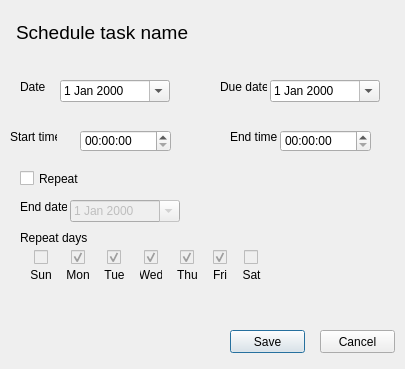
<?xml version="1.0" encoding="UTF-8"?>
<ui version="4.0">
 <class>ScheduleDialog</class>
 <widget class="QDialog" name="ScheduleDialog">
  <property name="geometry">
   <rect>
    <x>0</x>
    <y>0</y>
    <width>405</width>
    <height>369</height>
   </rect>
  </property>
  <property name="windowTitle">
   <string>Schedule Task</string>
  </property>
  <widget class="QLabel" name="task_name">
   <property name="geometry">
    <rect>
     <x>16</x>
     <y>12</y>
     <width>211</width>
     <height>41</height>
    </rect>
   </property>
   <property name="font">
    <font>
     <pointsize>14</pointsize>
    </font>
   </property>
   <property name="text">
    <string>Schedule task name</string>
   </property>
  </widget>
  <widget class="QLabel" name="label_2">
   <property name="geometry">
    <rect>
     <x>20</x>
     <y>80</y>
     <width>47</width>
     <height>13</height>
    </rect>
   </property>
   <property name="text">
    <string>Date</string>
   </property>
  </widget>
  <widget class="QLabel" name="label_3">
   <property name="geometry">
    <rect>
     <x>220</x>
     <y>80</y>
     <width>47</width>
     <height>13</height>
    </rect>
   </property>
   <property name="text">
    <string>Due date</string>
   </property>
  </widget>
  <widget class="QDateEdit" name="start_date">
   <property name="geometry">
    <rect>
     <x>60</x>
     <y>80</y>
     <width>110</width>
     <height>22</height>
    </rect>
   </property>
   <property name="calendarPopup">
    <bool>true</bool>
   </property>
  </widget>
  <widget class="QDateEdit" name="due_date">
   <property name="geometry">
    <rect>
     <x>270</x>
     <y>80</y>
     <width>110</width>
     <height>22</height>
    </rect>
   </property>
   <property name="calendarPopup">
    <bool>true</bool>
   </property>
  </widget>
  <widget class="QTimeEdit" name="start_time">
   <property name="geometry">
    <rect>
     <x>80</x>
     <y>130</y>
     <width>91</width>
     <height>22</height>
    </rect>
   </property>
  </widget>
  <widget class="QTimeEdit" name="end_time">
   <property name="geometry">
    <rect>
     <x>280</x>
     <y>130</y>
     <width>91</width>
     <height>22</height>
    </rect>
   </property>
  </widget>
  <widget class="QLabel" name="label_4">
   <property name="geometry">
    <rect>
     <x>10</x>
     <y>130</y>
     <width>47</width>
     <height>13</height>
    </rect>
   </property>
   <property name="text">
    <string>Start time</string>
   </property>
  </widget>
  <widget class="QLabel" name="label_5">
   <property name="geometry">
    <rect>
     <x>230</x>
     <y>130</y>
     <width>47</width>
     <height>13</height>
    </rect>
   </property>
   <property name="text">
    <string>End time</string>
   </property>
  </widget>
  <widget class="QCheckBox" name="repeat">
   <property name="geometry">
    <rect>
     <x>20</x>
     <y>170</y>
     <width>70</width>
     <height>17</height>
    </rect>
   </property>
   <property name="text">
    <string>Repeat</string>
   </property>
  </widget>
  <widget class="QLabel" name="label_13">
   <property name="geometry">
    <rect>
     <x>20</x>
     <y>200</y>
     <width>47</width>
     <height>13</height>
    </rect>
   </property>
   <property name="text">
    <string>End date</string>
   </property>
  </widget>
  <widget class="QLabel" name="label_14">
   <property name="geometry">
    <rect>
     <x>20</x>
     <y>230</y>
     <width>71</width>
     <height>16</height>
    </rect>
   </property>
   <property name="text">
    <string>Repeat days</string>
   </property>
  </widget>
  <widget class="QDateEdit" name="end_date">
   <property name="enabled">
    <bool>false</bool>
   </property>
   <property name="geometry">
    <rect>
     <x>70</x>
     <y>200</y>
     <width>110</width>
     <height>22</height>
    </rect>
   </property>
   <property name="calendarPopup">
    <bool>true</bool>
   </property>
  </widget>
  <widget class="QPushButton" name="save_btn">
   <property name="geometry">
    <rect>
     <x>230</x>
     <y>330</y>
     <width>75</width>
     <height>23</height>
    </rect>
   </property>
   <property name="text">
    <string>Save</string>
   </property>
  </widget>
  <widget class="QPushButton" name="cancel_btn">
   <property name="geometry">
    <rect>
     <x>320</x>
     <y>330</y>
     <width>75</width>
     <height>23</height>
    </rect>
   </property>
   <property name="text">
    <string>Cancel</string>
   </property>
  </widget>
  <widget class="QWidget" name="">
   <property name="geometry">
    <rect>
     <x>30</x>
     <y>250</y>
     <width>231</width>
     <height>32</height>
    </rect>
   </property>
   <layout class="QHBoxLayout" name="horizontalLayout">
    <property name="spacing">
     <number>15</number>
    </property>
    <item>
     <layout class="QVBoxLayout" name="verticalLayout_2">
      <property name="spacing">
       <number>2</number>
      </property>
      <item alignment="Qt::AlignHCenter">
       <widget class="QCheckBox" name="sunday">
        <property name="enabled">
         <bool>false</bool>
        </property>
        <property name="sizePolicy">
         <sizepolicy hsizetype="Fixed" vsizetype="Fixed">
          <horstretch>0</horstretch>
          <verstretch>0</verstretch>
         </sizepolicy>
        </property>
        <property name="text">
         <string/>
        </property>
       </widget>
      </item>
      <item>
       <widget class="QLabel" name="label_6">
        <property name="text">
         <string>Sun</string>
        </property>
        <property name="alignment">
         <set>Qt::AlignCenter</set>
        </property>
       </widget>
      </item>
     </layout>
    </item>
    <item>
     <layout class="QVBoxLayout" name="verticalLayout_3">
      <property name="spacing">
       <number>2</number>
      </property>
      <item alignment="Qt::AlignHCenter">
       <widget class="QCheckBox" name="monday">
        <property name="enabled">
         <bool>false</bool>
        </property>
        <property name="sizePolicy">
         <sizepolicy hsizetype="Fixed" vsizetype="Fixed">
          <horstretch>0</horstretch>
          <verstretch>0</verstretch>
         </sizepolicy>
        </property>
        <property name="text">
         <string/>
        </property>
        <property name="checked">
         <bool>true</bool>
        </property>
       </widget>
      </item>
      <item>
       <widget class="QLabel" name="label_7">
        <property name="text">
         <string>Mon</string>
        </property>
        <property name="alignment">
         <set>Qt::AlignCenter</set>
        </property>
       </widget>
      </item>
     </layout>
    </item>
    <item>
     <layout class="QVBoxLayout" name="verticalLayout_4">
      <property name="spacing">
       <number>2</number>
      </property>
      <item alignment="Qt::AlignHCenter">
       <widget class="QCheckBox" name="tuesday">
        <property name="enabled">
         <bool>false</bool>
        </property>
        <property name="sizePolicy">
         <sizepolicy hsizetype="Fixed" vsizetype="Fixed">
          <horstretch>0</horstretch>
          <verstretch>0</verstretch>
         </sizepolicy>
        </property>
        <property name="text">
         <string/>
        </property>
        <property name="checked">
         <bool>true</bool>
        </property>
       </widget>
      </item>
      <item>
       <widget class="QLabel" name="label_8">
        <property name="text">
         <string>Tue</string>
        </property>
        <property name="alignment">
         <set>Qt::AlignCenter</set>
        </property>
       </widget>
      </item>
     </layout>
    </item>
    <item>
     <layout class="QVBoxLayout" name="verticalLayout_5">
      <property name="spacing">
       <number>2</number>
      </property>
      <item alignment="Qt::AlignHCenter">
       <widget class="QCheckBox" name="wednesday">
        <property name="enabled">
         <bool>false</bool>
        </property>
        <property name="sizePolicy">
         <sizepolicy hsizetype="Fixed" vsizetype="Fixed">
          <horstretch>0</horstretch>
          <verstretch>0</verstretch>
         </sizepolicy>
        </property>
        <property name="text">
         <string/>
        </property>
        <property name="checked">
         <bool>true</bool>
        </property>
       </widget>
      </item>
      <item>
       <widget class="QLabel" name="label_9">
        <property name="text">
         <string>Wed</string>
        </property>
        <property name="alignment">
         <set>Qt::AlignCenter</set>
        </property>
       </widget>
      </item>
     </layout>
    </item>
    <item>
     <layout class="QVBoxLayout" name="verticalLayout_6">
      <property name="spacing">
       <number>2</number>
      </property>
      <item alignment="Qt::AlignHCenter">
       <widget class="QCheckBox" name="thursday">
        <property name="enabled">
         <bool>false</bool>
        </property>
        <property name="sizePolicy">
         <sizepolicy hsizetype="Fixed" vsizetype="Fixed">
          <horstretch>0</horstretch>
          <verstretch>0</verstretch>
         </sizepolicy>
        </property>
        <property name="text">
         <string/>
        </property>
        <property name="checked">
         <bool>true</bool>
        </property>
       </widget>
      </item>
      <item>
       <widget class="QLabel" name="label_10">
        <property name="text">
         <string>Thu</string>
        </property>
        <property name="alignment">
         <set>Qt::AlignCenter</set>
        </property>
       </widget>
      </item>
     </layout>
    </item>
    <item>
     <layout class="QVBoxLayout" name="verticalLayout_7">
      <property name="spacing">
       <number>2</number>
      </property>
      <item alignment="Qt::AlignHCenter">
       <widget class="QCheckBox" name="friday">
        <property name="enabled">
         <bool>false</bool>
        </property>
        <property name="sizePolicy">
         <sizepolicy hsizetype="Fixed" vsizetype="Fixed">
          <horstretch>0</horstretch>
          <verstretch>0</verstretch>
         </sizepolicy>
        </property>
        <property name="text">
         <string/>
        </property>
        <property name="checked">
         <bool>true</bool>
        </property>
       </widget>
      </item>
      <item>
       <widget class="QLabel" name="label_11">
        <property name="text">
         <string>Fri</string>
        </property>
        <property name="alignment">
         <set>Qt::AlignCenter</set>
        </property>
       </widget>
      </item>
     </layout>
    </item>
    <item>
     <layout class="QVBoxLayout" name="verticalLayout_8">
      <property name="spacing">
       <number>2</number>
      </property>
      <item alignment="Qt::AlignHCenter">
       <widget class="QCheckBox" name="saturday">
        <property name="enabled">
         <bool>false</bool>
        </property>
        <property name="sizePolicy">
         <sizepolicy hsizetype="Fixed" vsizetype="Fixed">
          <horstretch>0</horstretch>
          <verstretch>0</verstretch>
         </sizepolicy>
        </property>
        <property name="text">
         <string/>
        </property>
       </widget>
      </item>
      <item>
       <widget class="QLabel" name="label_12">
        <property name="text">
         <string>Sat</string>
        </property>
        <property name="alignment">
         <set>Qt::AlignCenter</set>
        </property>
       </widget>
      </item>
     </layout>
    </item>
   </layout>
  </widget>
 </widget>
 <resources/>
 <connections/>
</ui>
